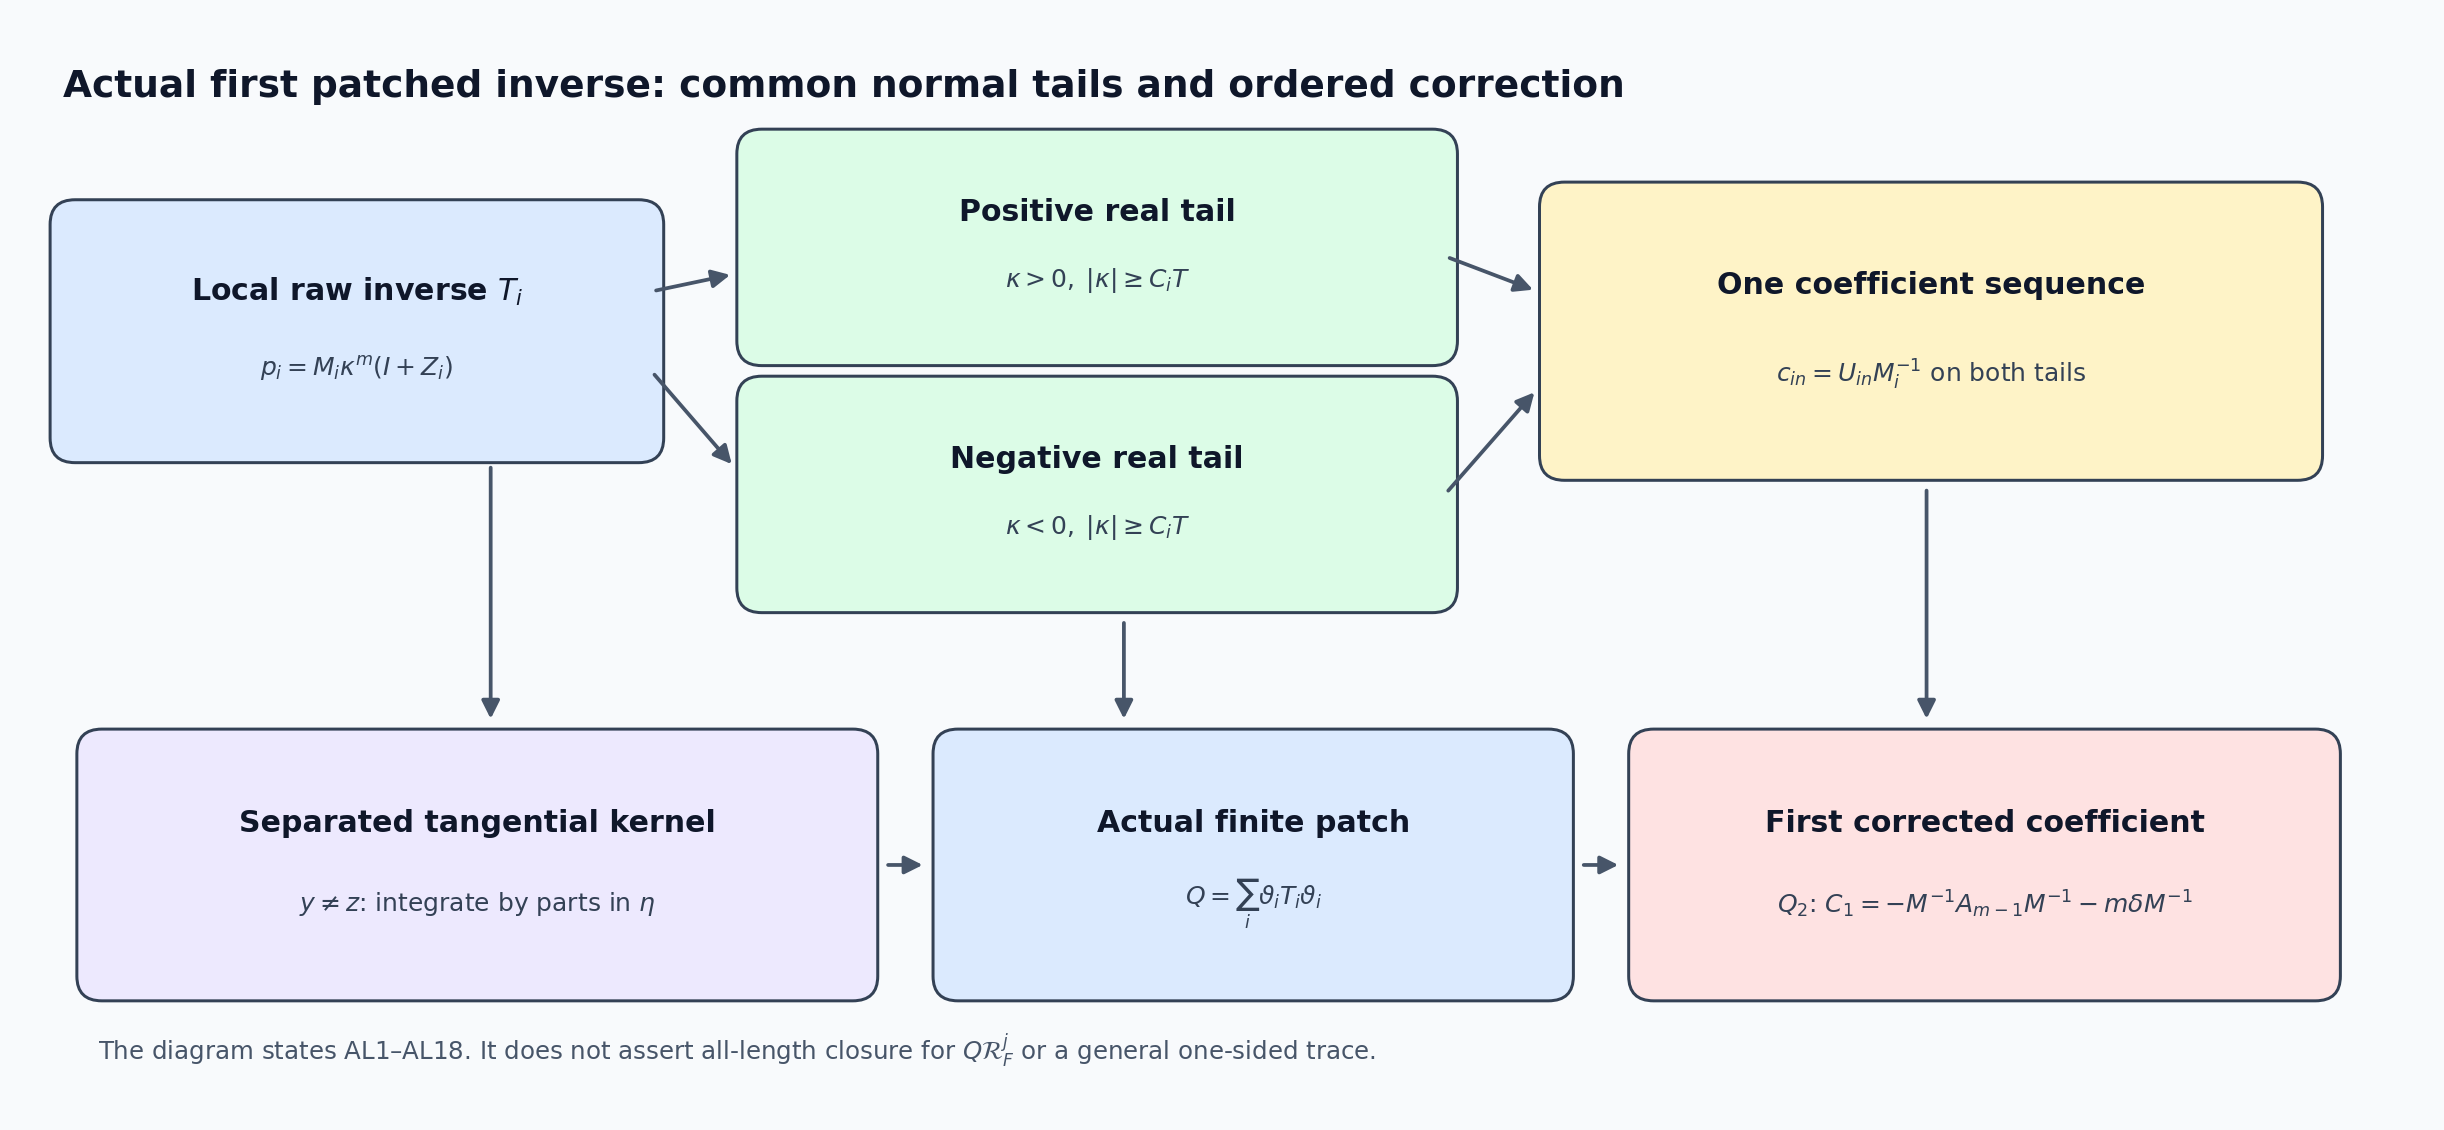

Here is the Python script that generated this plot:
from pathlib import Path
import matplotlib
matplotlib.use('Agg')
import matplotlib.pyplot as plt
from matplotlib.patches import FancyArrowPatch, FancyBboxPatch
B=Path(__file__).resolve().parents[4]
out=Path(__file__).resolve().parent
out.mkdir(parents=True,exist_ok=True)
plt.rcParams.update({'font.family':'DejaVu Sans','font.size':11})
fig,ax=plt.subplots(figsize=(13.5,6.2))
fig.patch.set_facecolor('#f8fafc');ax.set_facecolor('#f8fafc')
ax.set_xlim(0,13.5);ax.set_ylim(0,6.2);ax.axis('off')
def box(x,y,w,h,label,sub,color):
 p=FancyBboxPatch((x,y),w,h,boxstyle='round,pad=0.12,rounding_size=0.14',facecolor=color,edgecolor='#334155',linewidth=1.2)
 ax.add_patch(p)
 ax.text(x+w/2,y+h*0.68,label,ha='center',va='center',fontsize=12,weight='bold',color='#0f172a')
 ax.text(x+w/2,y+h*0.33,sub,ha='center',va='center',fontsize=10,color='#334155')
def arrow(x1,y1,x2,y2):
 ax.add_patch(FancyArrowPatch((x1,y1),(x2,y2),arrowstyle='-|>',mutation_scale=15,linewidth=1.5,color='#475569'))
ax.text(0.25,5.75,'Actual first patched inverse: common normal tails and ordered correction',fontsize=15,weight='bold',color='#0f172a')
box(0.3,3.8,3.2,1.25,'Local raw inverse $T_i$','$p_i=M_i\\kappa^m(I+Z_i)$','#dbeafe')
box(4.15,4.35,3.8,1.1,'Positive real tail','$\\kappa>0,\\;|\\kappa|\\geq C_iT$','#dcfce7')
box(4.15,2.95,3.8,1.1,'Negative real tail','$\\kappa<0,\\;|\\kappa|\\geq C_iT$','#dcfce7')
box(8.65,3.7,4.15,1.45,'One coefficient sequence','$c_{in}=U_{in}M_i^{-1}$ on both tails','#fef3c7')
arrow(3.55,4.65,4.02,4.75);arrow(3.55,4.2,4.02,3.65)
arrow(8.0,4.85,8.52,4.65);arrow(8.0,3.5,8.52,4.1)
box(0.45,0.75,4.25,1.3,'Separated tangential kernel','$y\\ne z$: integrate by parts in $\\eta$','#ede9fe')
box(5.25,0.75,3.35,1.3,'Actual finite patch','$Q=\\sum_i\\vartheta_iT_i\\vartheta_i$','#dbeafe')
box(9.15,0.75,3.75,1.3,'First corrected coefficient','$Q_2$: $C_1=-M^{-1}A_{m-1}M^{-1}-m\\delta M^{-1}$','#fee2e2')
arrow(2.65,3.68,2.65,2.2);arrow(6.2,2.8,6.2,2.2);arrow(10.7,3.55,10.7,2.2)
arrow(4.85,1.4,5.1,1.4);arrow(8.75,1.4,9.0,1.4)
ax.text(0.45,0.3,r'The diagram states AL1–AL18. It does not assert all-length closure for $Q\mathcal{R}_F^j$ or a general one-sided trace.',fontsize=9.8,color='#475569')
fig.tight_layout(pad=0.4)
fig.savefig(out/'normal_laurent_actual_first_patch.png',dpi=180,bbox_inches='tight')
fig.savefig(out/'normal_laurent_actual_first_patch.svg',bbox_inches='tight')
print(out/'normal_laurent_actual_first_patch.png')
